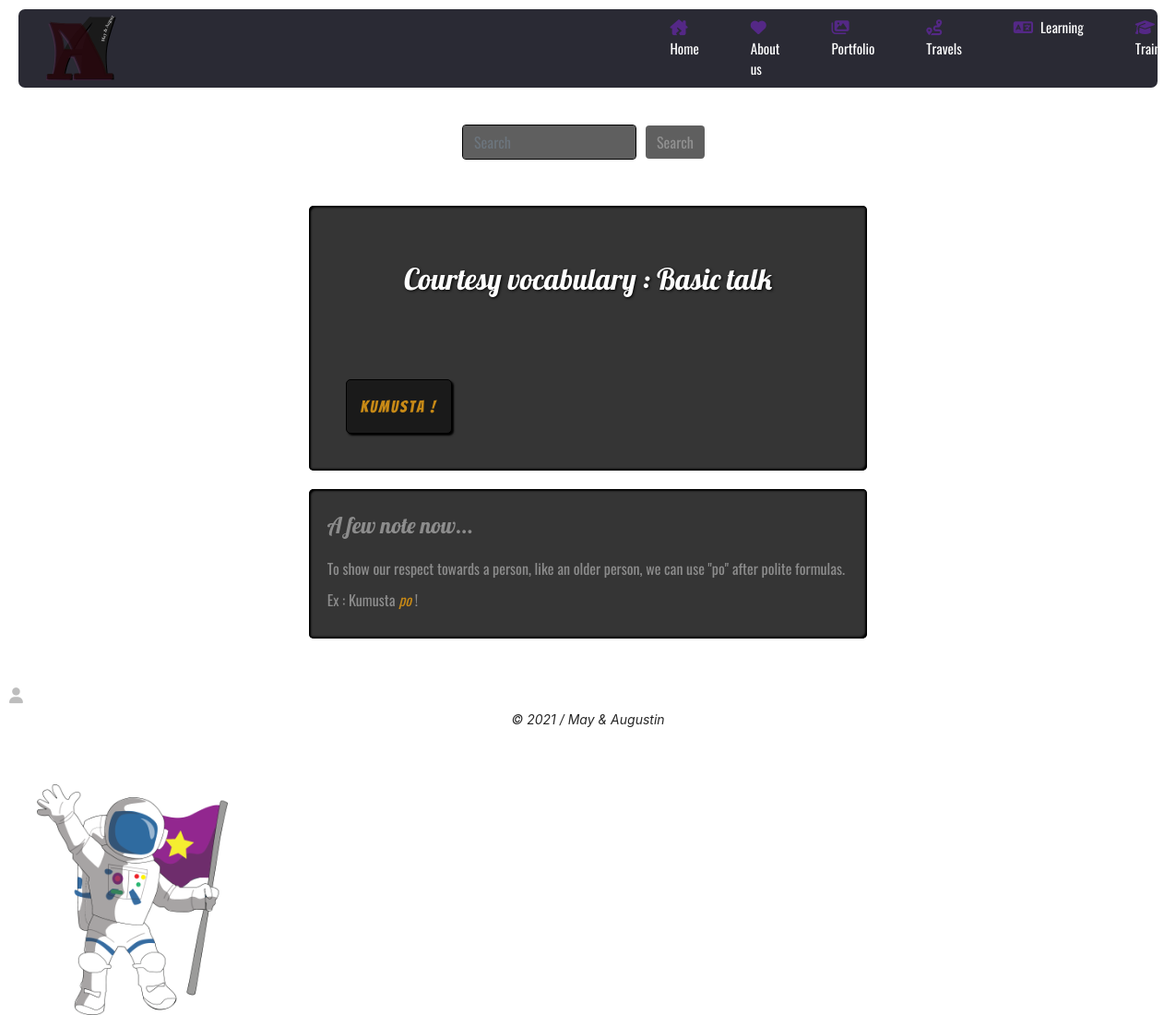
/courtesy.php, run on an earlier commit of the app's database.
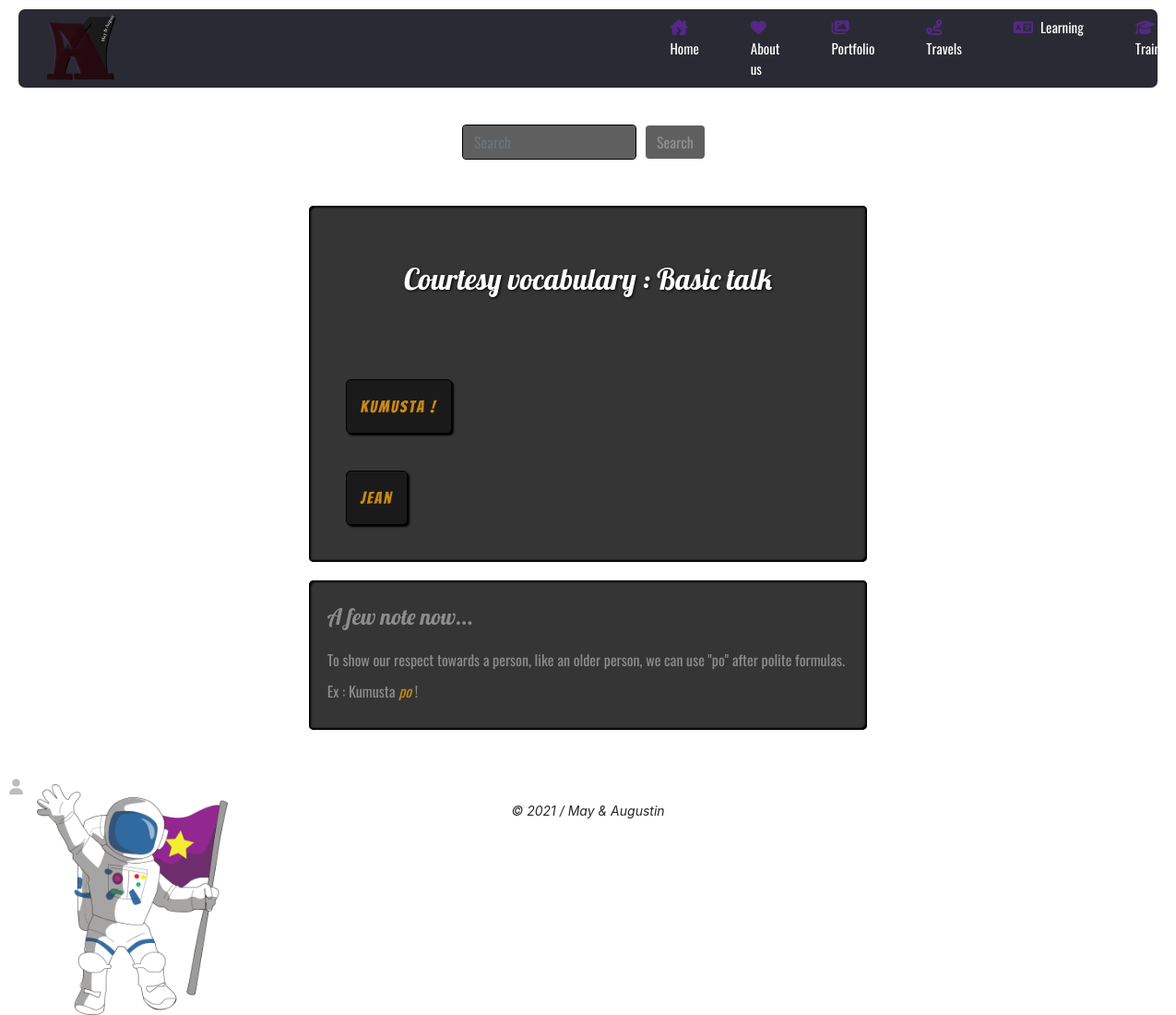
And on a later commit of the database.
### tables this page shows
CREATE TABLE IF NOT EXISTS `courtesy` (
  `id` int NOT NULL AUTO_INCREMENT,
  `tagalog` varchar(255) NOT NULL,
  `english` varchar(255) NOT NULL,
  `french` varchar(255) NOT NULL,
  PRIMARY KEY (`id`)
);

### assets/functions/queries.php (called while the page is built, shortened)
<?php
$courtesy = $bdd->query('SELECT * FROM courtesy');

### assets/functions/functions.php (called while the page is built, shortened)
<?php
require('env.php');
try {
    $bdd = new PDO('mysql:host=localhost;dbname=tagalog;charset=utf8', $user, $mdp);
}
catch (Exception $e) {
    die('Erreur : ' . $e->getMessage());
}
require('queries.php');

### courtesy.php (the view, shortened to what this page needs)
<?php
    require('assets/functions/functions.php');
    include('assets/header.php');
?>
<div class="main-container main-container-courtesy">
    <img class="astronaut-background-picture" src="assets/pictures/vocabulary/courtesy/astronaut.png">
    <section class="search-section">
        <form class="form-inline">
            <input class="form-control" type="search" placeholder="Search" aria-label="Search">
            <button class="btn btn-outline-success" type="submit">Search</button>
        </form>
    </section>
    <section class="section-courtesy-basics">
        <h2>Courtesy vocabulary : Basic talk</h2>
        <?php while ($data = $courtesy->fetch()) { ?>
        <div class="flex-courtesy">
            <ul class="courtesy-article-words">
                <li class="tagalog-basics-courtesy"><?php echo $data['tagalog']; ?></li>
            </ul>
        </div>
        <?php } ?>
    </section>
    <section class="section-courtesy-notes">
        <h4>A few note now...</h4>
        <p>To show our respect towards a person, like an older person, we can use "po" after polite formulas.</p>
        <p>Ex : Kumusta <em>po</em> !</p>
    </section>
</div>
<?php include('assets/footer.php'); ?>

What changed in the data, as far as the page shows it:
added courtesy: tagalog "jean"
